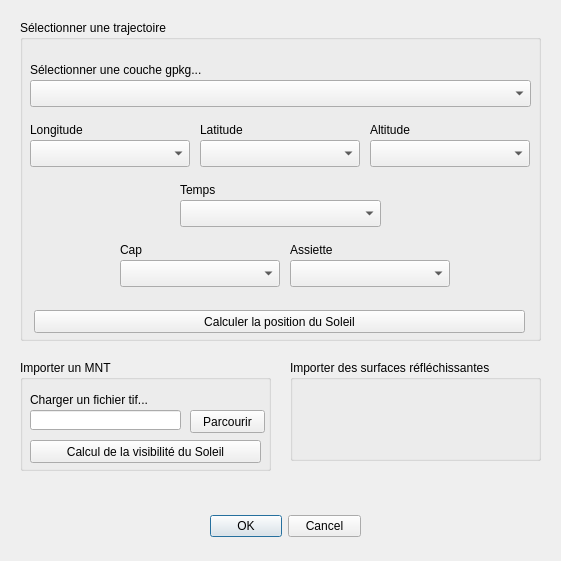
<?xml version="1.0" encoding="UTF-8"?>
<ui version="4.0">
 <class>EblouissementDialogBase</class>
 <widget class="QDialog" name="EblouissementDialogBase">
  <property name="geometry">
   <rect>
    <x>0</x>
    <y>0</y>
    <width>561</width>
    <height>561</height>
   </rect>
  </property>
  <property name="windowTitle">
   <string>plugin_eblouissement</string>
  </property>
  <widget class="QDialogButtonBox" name="button_box">
   <property name="geometry">
    <rect>
     <x>210</x>
     <y>510</y>
     <width>151</width>
     <height>32</height>
    </rect>
   </property>
   <property name="orientation">
    <enum>Qt::Horizontal</enum>
   </property>
   <property name="standardButtons">
    <set>QDialogButtonBox::Cancel|QDialogButtonBox::Ok</set>
   </property>
  </widget>
  <widget class="QGroupBox" name="traj">
   <property name="geometry">
    <rect>
     <x>20</x>
     <y>20</y>
     <width>521</width>
     <height>321</height>
    </rect>
   </property>
   <property name="title">
    <string>Sélectionner une trajectoire</string>
   </property>
   <widget class="QLabel" name="label_traj">
    <property name="geometry">
     <rect>
      <x>10</x>
      <y>40</y>
      <width>191</width>
      <height>19</height>
     </rect>
    </property>
    <property name="text">
     <string>Sélectionner une couche gpkg...</string>
    </property>
   </widget>
   <widget class="QgsMapLayerComboBox" name="select_traj">
    <property name="geometry">
     <rect>
      <x>10</x>
      <y>60</y>
      <width>501</width>
      <height>27</height>
     </rect>
    </property>
   </widget>
   <widget class="QgsFieldComboBox" name="select_lon">
    <property name="geometry">
     <rect>
      <x>10</x>
      <y>120</y>
      <width>160</width>
      <height>27</height>
     </rect>
    </property>
   </widget>
   <widget class="QLabel" name="label_lon">
    <property name="geometry">
     <rect>
      <x>10</x>
      <y>100</y>
      <width>191</width>
      <height>19</height>
     </rect>
    </property>
    <property name="text">
     <string>Longitude</string>
    </property>
   </widget>
   <widget class="QLabel" name="label_lat">
    <property name="geometry">
     <rect>
      <x>180</x>
      <y>100</y>
      <width>191</width>
      <height>19</height>
     </rect>
    </property>
    <property name="text">
     <string>Latitude</string>
    </property>
   </widget>
   <widget class="QgsFieldComboBox" name="select_lat">
    <property name="geometry">
     <rect>
      <x>180</x>
      <y>120</y>
      <width>160</width>
      <height>27</height>
     </rect>
    </property>
   </widget>
   <widget class="QLabel" name="label_alt">
    <property name="geometry">
     <rect>
      <x>350</x>
      <y>100</y>
      <width>191</width>
      <height>19</height>
     </rect>
    </property>
    <property name="text">
     <string>Altitude</string>
    </property>
   </widget>
   <widget class="QgsFieldComboBox" name="select_alt">
    <property name="geometry">
     <rect>
      <x>350</x>
      <y>120</y>
      <width>160</width>
      <height>27</height>
     </rect>
    </property>
   </widget>
   <widget class="QLabel" name="label_time">
    <property name="geometry">
     <rect>
      <x>160</x>
      <y>160</y>
      <width>191</width>
      <height>19</height>
     </rect>
    </property>
    <property name="text">
     <string>Temps</string>
    </property>
   </widget>
   <widget class="QgsFieldComboBox" name="select_time">
    <property name="geometry">
     <rect>
      <x>160</x>
      <y>180</y>
      <width>201</width>
      <height>27</height>
     </rect>
    </property>
   </widget>
   <widget class="QLabel" name="label_cap">
    <property name="geometry">
     <rect>
      <x>100</x>
      <y>220</y>
      <width>191</width>
      <height>19</height>
     </rect>
    </property>
    <property name="text">
     <string>Cap</string>
    </property>
   </widget>
   <widget class="QgsFieldComboBox" name="select_assiette">
    <property name="geometry">
     <rect>
      <x>270</x>
      <y>240</y>
      <width>160</width>
      <height>27</height>
     </rect>
    </property>
   </widget>
   <widget class="QgsFieldComboBox" name="select_cap">
    <property name="geometry">
     <rect>
      <x>100</x>
      <y>240</y>
      <width>160</width>
      <height>27</height>
     </rect>
    </property>
   </widget>
   <widget class="QLabel" name="label_assiette">
    <property name="geometry">
     <rect>
      <x>270</x>
      <y>220</y>
      <width>191</width>
      <height>19</height>
     </rect>
    </property>
    <property name="text">
     <string>Assiette</string>
    </property>
   </widget>
   <widget class="QPushButton" name="button_sun_pos_calc">
    <property name="geometry">
     <rect>
      <x>14</x>
      <y>290</y>
      <width>491</width>
      <height>23</height>
     </rect>
    </property>
    <property name="text">
     <string>Calculer la position du Soleil</string>
    </property>
   </widget>
  </widget>
  <widget class="QGroupBox" name="mnt">
   <property name="geometry">
    <rect>
     <x>20</x>
     <y>360</y>
     <width>251</width>
     <height>111</height>
    </rect>
   </property>
   <property name="title">
    <string>Importer un MNT</string>
   </property>
   <widget class="QPushButton" name="parcourir_mnt">
    <property name="geometry">
     <rect>
      <x>170</x>
      <y>50</y>
      <width>75</width>
      <height>23</height>
     </rect>
    </property>
    <property name="text">
     <string>Parcourir</string>
    </property>
   </widget>
   <widget class="QLabel" name="label_mnt">
    <property name="geometry">
     <rect>
      <x>10</x>
      <y>30</y>
      <width>191</width>
      <height>19</height>
     </rect>
    </property>
    <property name="text">
     <string>Charger un fichier tif...</string>
    </property>
   </widget>
   <widget class="QLineEdit" name="text_mnt">
    <property name="geometry">
     <rect>
      <x>10</x>
      <y>50</y>
      <width>151</width>
      <height>20</height>
     </rect>
    </property>
   </widget>
   <widget class="QPushButton" name="button_vis_calc">
    <property name="geometry">
     <rect>
      <x>10</x>
      <y>80</y>
      <width>231</width>
      <height>23</height>
     </rect>
    </property>
    <property name="text">
     <string>Calcul de la visibilité du Soleil</string>
    </property>
   </widget>
  </widget>
  <widget class="QGroupBox" name="surfreflecto">
   <property name="geometry">
    <rect>
     <x>290</x>
     <y>360</y>
     <width>251</width>
     <height>101</height>
    </rect>
   </property>
   <property name="title">
    <string>Importer des surfaces réfléchissantes</string>
   </property>
  </widget>
 </widget>
 <customwidgets>
  <customwidget>
   <class>QgsFieldComboBox</class>
   <extends>QComboBox</extends>
   <header>qgsfieldcombobox.h</header>
  </customwidget>
  <customwidget>
   <class>QgsMapLayerComboBox</class>
   <extends>QComboBox</extends>
   <header>qgsmaplayercombobox.h</header>
  </customwidget>
 </customwidgets>
 <resources/>
 <connections>
  <connection>
   <sender>button_box</sender>
   <signal>accepted()</signal>
   <receiver>EblouissementDialogBase</receiver>
   <slot>accept()</slot>
   <hints>
    <hint type="sourcelabel">
     <x>20</x>
     <y>20</y>
    </hint>
    <hint type="destinationlabel">
     <x>20</x>
     <y>20</y>
    </hint>
   </hints>
  </connection>
  <connection>
   <sender>button_box</sender>
   <signal>rejected()</signal>
   <receiver>EblouissementDialogBase</receiver>
   <slot>reject()</slot>
   <hints>
    <hint type="sourcelabel">
     <x>20</x>
     <y>20</y>
    </hint>
    <hint type="destinationlabel">
     <x>20</x>
     <y>20</y>
    </hint>
   </hints>
  </connection>
 </connections>
</ui>
